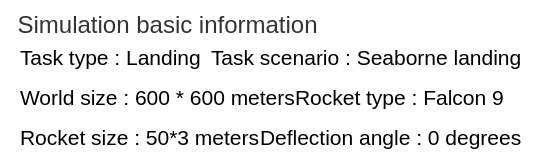
           <widget class="QFrame" name="basic_parameter">
            <property name="styleSheet">
             <string notr="true">QLabel#label_7{
 color:rgb(51, 51, 51);
}
QFrame{
 background-color: transparent;
border-bottom: none;
border-top: none;
border-right: none;
border-left: none;
}</string>
            </property>
            <property name="frameShape">
             <enum>QFrame::Shape::StyledPanel</enum>
            </property>
            <property name="frameShadow">
             <enum>QFrame::Shadow::Raised</enum>
            </property>
            <layout class="QVBoxLayout" name="verticalLayout_4">
             <item>
              <widget class="QLabel" name="label_7">
               <property name="enabled">
                <bool>true</bool>
               </property>
               <property name="font">
                <font>
                 <family>Segoe UI</family>
                 <pointsize>18</pointsize>
                 <fontweight>DemiBold</fontweight>
                </font>
               </property>
               <property name="mouseTracking">
                <bool>true</bool>
               </property>
               <property name="contextMenuPolicy">
                <enum>Qt::ContextMenuPolicy::NoContextMenu</enum>
               </property>
               <property name="autoFillBackground">
                <bool>false</bool>
               </property>
               <property name="styleSheet">
                <string notr="true"/>
               </property>
               <property name="text">
                <string> Simulation basic information</string>
               </property>
              </widget>
             </item>
             <item>
              <widget class="QFrame" name="line1">
               <property name="frameShape">
                <enum>QFrame::Shape::StyledPanel</enum>
               </property>
               <property name="frameShadow">
                <enum>QFrame::Shadow::Raised</enum>
               </property>
               <layout class="QHBoxLayout" name="horizontalLayout_6">
                <property name="spacing">
                 <number>0</number>
                </property>
                <property name="leftMargin">
                 <number>9</number>
                </property>
                <property name="topMargin">
                 <number>0</number>
                </property>
                <property name="rightMargin">
                 <number>0</number>
                </property>
                <property name="bottomMargin">
                 <number>0</number>
                </property>
                <item>
                 <widget class="QLabel" name="label_8">
                  <property name="font">
                   <font>
                    <family>Segoe UI</family>
                    <pointsize>16</pointsize>
                   </font>
                  </property>
                  <property name="text">
                   <string>Task type : Landing</string>
                  </property>
                 </widget>
                </item>
                <item>
                 <widget class="QLabel" name="label_9">
                  <property name="font">
                   <font>
                    <family>Segoe UI</family>
                    <pointsize>16</pointsize>
                   </font>
                  </property>
                  <property name="text">
                   <string>Task scenario : Seaborne landing</string>
                  </property>
                 </widget>
                </item>
               </layout>
              </widget>
             </item>
             <item>
              <widget class="QFrame" name="line1_2">
               <property name="frameShape">
                <enum>QFrame::Shape::StyledPanel</enum>
               </property>
               <property name="frameShadow">
                <enum>QFrame::Shadow::Raised</enum>
               </property>
               <layout class="QHBoxLayout" name="horizontalLayout_7" stretch="1,1">
                <property name="spacing">
                 <number>0</number>
                </property>
                <property name="topMargin">
                 <number>9</number>
                </property>
                <property name="rightMargin">
                 <number>0</number>
                </property>
                <property name="bottomMargin">
                 <number>0</number>
                </property>
                <item>
                 <widget class="QLabel" name="label_10">
                  <property name="font">
                   <font>
                    <family>Segoe UI</family>
                    <pointsize>16</pointsize>
                   </font>
                  </property>
                  <property name="text">
                   <string>World size : 600 * 600 meters</string>
                  </property>
                 </widget>
                </item>
                <item>
                 <widget class="QLabel" name="label_11">
                  <property name="font">
                   <font>
                    <family>Segoe UI</family>
                    <pointsize>16</pointsize>
                   </font>
                  </property>
                  <property name="text">
                   <string>Rocket type : Falcon 9</string>
                  </property>
                 </widget>
                </item>
               </layout>
              </widget>
             </item>
             <item>
              <widget class="QFrame" name="line1_3">
               <property name="frameShape">
                <enum>QFrame::Shape::StyledPanel</enum>
               </property>
               <property name="frameShadow">
                <enum>QFrame::Shadow::Raised</enum>
               </property>
               <layout class="QHBoxLayout" name="horizontalLayout_8" stretch="0,0">
                <property name="spacing">
                 <number>0</number>
                </property>
                <property name="rightMargin">
                 <number>0</number>
                </property>
                <property name="bottomMargin">
                 <number>0</number>
                </property>
                <item>
                 <widget class="QLabel" name="label_12">
                  <property name="font">
                   <font>
                    <family>Segoe UI</family>
                    <pointsize>16</pointsize>
                   </font>
                  </property>
                  <property name="text">
                   <string>Rocket size : 50*3 meters</string>
                  </property>
                 </widget>
                </item>
                <item>
                 <widget class="QLabel" name="label_13">
                  <property name="font">
                   <font>
                    <family>Segoe UI</family>
                    <pointsize>14</pointsize>
                   </font>
                  </property>
                  <property name="text">
                   <string>&lt;html&gt;&lt;head/&gt;&lt;body&gt;&lt;p&gt;&lt;span style=&quot; font-size:16pt;&quot;&gt;Deflection angle : 0 degrees&lt;/span&gt;&lt;/p&gt;&lt;/body&gt;&lt;/html&gt;</string>
                  </property>
                 </widget>
                </item>
               </layout>
              </widget>
             </item>
            </layout>
           </widget>
